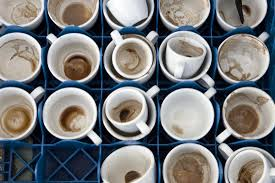
//> input picture week-02/images.jpg, 275 x 183 px
$ ./Practicas1-6 images.jpg   (built with g++ and OpenCV 4)
//> lines starting //> are read from the running program, lines starting //| are printed output that depends on the picture
#include "opencv2/highgui/highgui.hpp"
#include "opencv2/imgproc/imgproc.hpp"
#include <iostream>
#include <stdio.h>

using namespace cv;

/** @function main */
int main(int argc, char** argv)
{
  Mat src, src_gray;

  /// Read the image
  src = imread( argv[1], 1 );
//> src is the input picture: 183 rows x 275 cols, CV_8UC3; mean B, G, R 123.9, 122.3, 121.2
  if( !src.data )
    { return -1; }

  /// Convert it to gray
  cvtColor( src, src_gray, CV_BGR2GRAY );
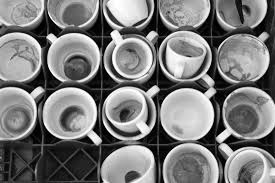
//> src_gray: 183 rows x 275 cols, CV_8UC1; min 0, max 255, mean 122.2

  /// Reduce the noise so we avoid false circle detection
  GaussianBlur( src_gray, src_gray, Size(9, 9), 2, 2 );
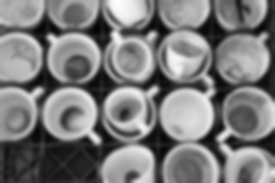
//> src_gray: 183 rows x 275 cols, CV_8UC1; min 5, max 254, mean 122.2
  vector<Vec3f> circles;

  /// Apply the Hough Transform to find the circles
  HoughCircles( src_gray, circles, CV_HOUGH_GRADIENT, 1, src_gray.rows/8,
		200, 100, 0, 0 );
//> circles = empty

  /// Draw the circles detected
  for( size_t i = 0; i < circles.size(); i++ )
    {
      Point center(cvRound(circles[i][0]), cvRound(circles[i][1]));
      int radius = cvRound(circles[i][2]);
      // circle center
      circle( src, center, 3, Scalar(0,255,0), -1, 8, 0 );
      // circle outline
      circle( src, center, radius, Scalar(0,0,255), 3, 8, 0 );
    }
//> this loop made 0 passes

  /// Show your results
  namedWindow( "Hough Circle Transform Demo", CV_WINDOW_AUTOSIZE );
  imshow( "Hough Circle Transform Demo", src );
  waitKey(0);

  return 0;
}
